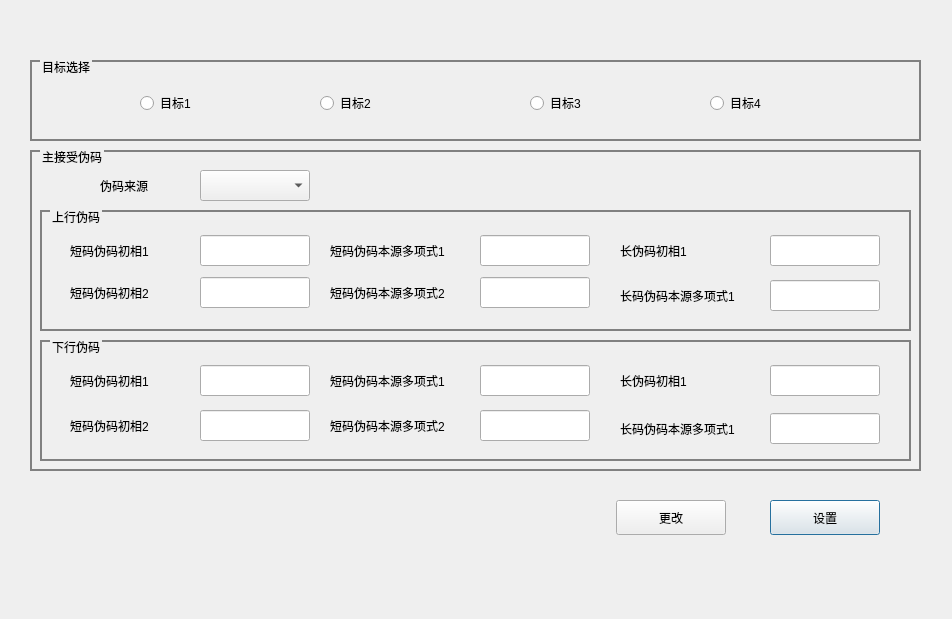
<?xml version="1.0" encoding="UTF-8"?>
<ui version="4.0">
 <class>SS1PNCodeSetGUIDlg</class>
 <widget class="QDialog" name="SS1PNCodeSetGUIDlg">
  <property name="geometry">
   <rect>
    <x>0</x>
    <y>0</y>
    <width>952</width>
    <height>619</height>
   </rect>
  </property>
  <property name="windowTitle">
   <string>DDTBBE_CodFrmSynSetGUIDlg</string>
  </property>
  <property name="styleSheet">
   <string notr="true">QGroupBox{
	border:1px solid;
}</string>
  </property>
  <widget class="QPushButton" name="pushButton_Set">
   <property name="geometry">
    <rect>
     <x>770</x>
     <y>500</y>
     <width>110</width>
     <height>35</height>
    </rect>
   </property>
   <property name="text">
    <string>设置</string>
   </property>
  </widget>
  <widget class="QPushButton" name="pushButton_Modify">
   <property name="geometry">
    <rect>
     <x>616</x>
     <y>500</y>
     <width>110</width>
     <height>35</height>
    </rect>
   </property>
   <property name="text">
    <string>更改</string>
   </property>
  </widget>
  <widget class="QGroupBox" name="groupBox">
   <property name="geometry">
    <rect>
     <x>30</x>
     <y>60</y>
     <width>891</width>
     <height>81</height>
    </rect>
   </property>
   <property name="styleSheet">
    <string notr="true">QGroupBox
{
	border-width:2px;
	border-style:solid;
	border-color:gray;
	margin-top:1ex;
}

QGroupBox::title
{
	subcontrol-origin:margin;
	subcontrol-position:top left;
	left:10px;
	padding: 0px;
}</string>
   </property>
   <property name="title">
    <string>目标选择</string>
   </property>
   <widget class="QRadioButton" name="radioButton_Target1">
    <property name="geometry">
     <rect>
      <x>110</x>
      <y>35</y>
      <width>89</width>
      <height>16</height>
     </rect>
    </property>
    <property name="text">
     <string>目标1</string>
    </property>
   </widget>
   <widget class="QRadioButton" name="radioButton_Target2">
    <property name="geometry">
     <rect>
      <x>290</x>
      <y>35</y>
      <width>89</width>
      <height>16</height>
     </rect>
    </property>
    <property name="text">
     <string>目标2</string>
    </property>
   </widget>
   <widget class="QRadioButton" name="radioButton_Target3">
    <property name="geometry">
     <rect>
      <x>500</x>
      <y>35</y>
      <width>89</width>
      <height>16</height>
     </rect>
    </property>
    <property name="text">
     <string>目标3</string>
    </property>
   </widget>
   <widget class="QRadioButton" name="radioButton_Target4">
    <property name="geometry">
     <rect>
      <x>680</x>
      <y>35</y>
      <width>89</width>
      <height>16</height>
     </rect>
    </property>
    <property name="text">
     <string>目标4</string>
    </property>
   </widget>
  </widget>
  <widget class="QGroupBox" name="groupBox_2">
   <property name="geometry">
    <rect>
     <x>30</x>
     <y>150</y>
     <width>891</width>
     <height>321</height>
    </rect>
   </property>
   <property name="styleSheet">
    <string notr="true">QGroupBox
{
	border-width:2px;
	border-style:solid;
	border-color:gray;
	margin-top:1ex;
}

QGroupBox::title
{
	subcontrol-origin:margin;
	subcontrol-position:top left;
	left:10px;
	padding: 0px;
}</string>
   </property>
   <property name="title">
    <string>主接受伪码</string>
   </property>
   <widget class="QLabel" name="label_VirtualCodeSource">
    <property name="geometry">
     <rect>
      <x>70</x>
      <y>20</y>
      <width>71</width>
      <height>31</height>
     </rect>
    </property>
    <property name="text">
     <string>伪码来源</string>
    </property>
   </widget>
   <widget class="QComboBox" name="comboBox_VirtualCodeSource">
    <property name="geometry">
     <rect>
      <x>170</x>
      <y>20</y>
      <width>110</width>
      <height>31</height>
     </rect>
    </property>
   </widget>
   <widget class="QGroupBox" name="groupBox_3">
    <property name="geometry">
     <rect>
      <x>10</x>
      <y>60</y>
      <width>871</width>
      <height>121</height>
     </rect>
    </property>
    <property name="title">
     <string>上行伪码</string>
    </property>
    <widget class="QLabel" name="label_UpShortVirtualPhase1">
     <property name="geometry">
      <rect>
       <x>30</x>
       <y>25</y>
       <width>128</width>
       <height>31</height>
      </rect>
     </property>
     <property name="text">
      <string>短码伪码初相1</string>
     </property>
    </widget>
    <widget class="QLineEdit" name="lineEdit_UpShortVirtualPhase1">
     <property name="geometry">
      <rect>
       <x>160</x>
       <y>25</y>
       <width>110</width>
       <height>31</height>
      </rect>
     </property>
    </widget>
    <widget class="QLabel" name="label_UpShortVirtualPhase2">
     <property name="geometry">
      <rect>
       <x>30</x>
       <y>67</y>
       <width>128</width>
       <height>31</height>
      </rect>
     </property>
     <property name="text">
      <string>短码伪码初相2</string>
     </property>
    </widget>
    <widget class="QLineEdit" name="lineEdit_UpShortVirtualPhase2">
     <property name="geometry">
      <rect>
       <x>160</x>
       <y>67</y>
       <width>110</width>
       <height>31</height>
      </rect>
     </property>
    </widget>
    <widget class="QLabel" name="label_UpShortVirtualPoly1">
     <property name="geometry">
      <rect>
       <x>290</x>
       <y>25</y>
       <width>151</width>
       <height>31</height>
      </rect>
     </property>
     <property name="text">
      <string>短码伪码本源多项式1</string>
     </property>
    </widget>
    <widget class="QLineEdit" name="lineEdit_UpShortVirtualPoly1">
     <property name="geometry">
      <rect>
       <x>440</x>
       <y>25</y>
       <width>110</width>
       <height>31</height>
      </rect>
     </property>
    </widget>
    <widget class="QLabel" name="label_UpShortVirtualPoly2">
     <property name="geometry">
      <rect>
       <x>290</x>
       <y>67</y>
       <width>151</width>
       <height>31</height>
      </rect>
     </property>
     <property name="text">
      <string>短码伪码本源多项式2</string>
     </property>
    </widget>
    <widget class="QLineEdit" name="lineEdit_UpShortVirtualPoly2">
     <property name="geometry">
      <rect>
       <x>440</x>
       <y>67</y>
       <width>110</width>
       <height>31</height>
      </rect>
     </property>
    </widget>
    <widget class="QLabel" name="label_UpLongVirtualPhase1">
     <property name="geometry">
      <rect>
       <x>580</x>
       <y>25</y>
       <width>151</width>
       <height>31</height>
      </rect>
     </property>
     <property name="text">
      <string>长伪码初相1</string>
     </property>
    </widget>
    <widget class="QLineEdit" name="lineEdit_UpLongVirtualPhase1">
     <property name="geometry">
      <rect>
       <x>730</x>
       <y>25</y>
       <width>110</width>
       <height>31</height>
      </rect>
     </property>
    </widget>
    <widget class="QLabel" name="label_UpLongVirtualPoly1">
     <property name="geometry">
      <rect>
       <x>580</x>
       <y>70</y>
       <width>151</width>
       <height>31</height>
      </rect>
     </property>
     <property name="text">
      <string>长码伪码本源多项式1</string>
     </property>
    </widget>
    <widget class="QLineEdit" name="lineEdit_UpLongVirtualPoly1">
     <property name="geometry">
      <rect>
       <x>730</x>
       <y>70</y>
       <width>110</width>
       <height>31</height>
      </rect>
     </property>
    </widget>
   </widget>
   <widget class="QGroupBox" name="groupBox_4">
    <property name="geometry">
     <rect>
      <x>10</x>
      <y>190</y>
      <width>871</width>
      <height>121</height>
     </rect>
    </property>
    <property name="title">
     <string>下行伪码</string>
    </property>
    <widget class="QLabel" name="label_8">
     <property name="geometry">
      <rect>
       <x>30</x>
       <y>70</y>
       <width>128</width>
       <height>31</height>
      </rect>
     </property>
     <property name="text">
      <string>短码伪码初相2</string>
     </property>
    </widget>
    <widget class="QLabel" name="label_9">
     <property name="geometry">
      <rect>
       <x>30</x>
       <y>25</y>
       <width>128</width>
       <height>31</height>
      </rect>
     </property>
     <property name="text">
      <string>短码伪码初相1</string>
     </property>
    </widget>
    <widget class="QLineEdit" name="lineEdit_DownShortVirtualPoly1">
     <property name="geometry">
      <rect>
       <x>440</x>
       <y>25</y>
       <width>110</width>
       <height>31</height>
      </rect>
     </property>
    </widget>
    <widget class="QLabel" name="label_10">
     <property name="geometry">
      <rect>
       <x>580</x>
       <y>73</y>
       <width>151</width>
       <height>31</height>
      </rect>
     </property>
     <property name="text">
      <string>长码伪码本源多项式1</string>
     </property>
    </widget>
    <widget class="QLineEdit" name="lineEdit_DownLongVirtualPhase1">
     <property name="geometry">
      <rect>
       <x>730</x>
       <y>25</y>
       <width>110</width>
       <height>31</height>
      </rect>
     </property>
    </widget>
    <widget class="QLabel" name="label_11">
     <property name="geometry">
      <rect>
       <x>290</x>
       <y>25</y>
       <width>151</width>
       <height>31</height>
      </rect>
     </property>
     <property name="text">
      <string>短码伪码本源多项式1</string>
     </property>
    </widget>
    <widget class="QLineEdit" name="lineEdit_DownShortVirtualPhase1">
     <property name="geometry">
      <rect>
       <x>160</x>
       <y>25</y>
       <width>110</width>
       <height>31</height>
      </rect>
     </property>
    </widget>
    <widget class="QLineEdit" name="lineEdit_DownLongVirtualPoly1">
     <property name="geometry">
      <rect>
       <x>730</x>
       <y>73</y>
       <width>110</width>
       <height>31</height>
      </rect>
     </property>
    </widget>
    <widget class="QLineEdit" name="lineEdit_DownShortVirtualPoly2">
     <property name="geometry">
      <rect>
       <x>440</x>
       <y>70</y>
       <width>110</width>
       <height>31</height>
      </rect>
     </property>
    </widget>
    <widget class="QLineEdit" name="lineEdit_DownShortVirtualPhase2">
     <property name="geometry">
      <rect>
       <x>160</x>
       <y>70</y>
       <width>110</width>
       <height>31</height>
      </rect>
     </property>
    </widget>
    <widget class="QLabel" name="label_12">
     <property name="geometry">
      <rect>
       <x>580</x>
       <y>25</y>
       <width>141</width>
       <height>31</height>
      </rect>
     </property>
     <property name="text">
      <string>长伪码初相1</string>
     </property>
    </widget>
    <widget class="QLabel" name="label_13">
     <property name="geometry">
      <rect>
       <x>290</x>
       <y>70</y>
       <width>151</width>
       <height>31</height>
      </rect>
     </property>
     <property name="text">
      <string>短码伪码本源多项式2</string>
     </property>
    </widget>
   </widget>
  </widget>
 </widget>
 <resources/>
 <connections/>
</ui>
